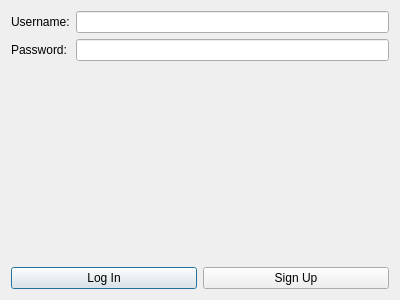
<?xml version="1.0" encoding="UTF-8"?>
<ui version="4.0">
 <class>LoginDialog</class>
 <widget class="QDialog" name="LoginDialog">
  <property name="geometry">
   <rect>
    <x>0</x>
    <y>0</y>
    <width>400</width>
    <height>300</height>
   </rect>
  </property>
  <property name="windowTitle">
   <string>Dialog</string>
  </property>
  <layout class="QGridLayout" name="gridLayout">
   <item row="2" column="0">
    <layout class="QHBoxLayout" name="horizontalLayout">
     <item>
      <widget class="QPushButton" name="pushButtonLogIn">
       <property name="text">
        <string>Log In</string>
       </property>
      </widget>
     </item>
     <item>
      <widget class="QPushButton" name="pushButtonSignUp">
       <property name="text">
        <string>Sign Up</string>
       </property>
      </widget>
     </item>
    </layout>
   </item>
   <item row="1" column="0">
    <layout class="QFormLayout" name="formLayout">
     <item row="0" column="0">
      <widget class="QLabel" name="label_2">
       <property name="text">
        <string>Username:</string>
       </property>
      </widget>
     </item>
     <item row="0" column="1">
      <widget class="QLineEdit" name="lineEditUsername"/>
     </item>
     <item row="1" column="0">
      <widget class="QLabel" name="label_3">
       <property name="text">
        <string>Password:</string>
       </property>
      </widget>
     </item>
     <item row="1" column="1">
      <widget class="QLineEdit" name="lineEditPassword"/>
     </item>
    </layout>
   </item>
  </layout>
 </widget>
 <resources/>
 <connections/>
</ui>
